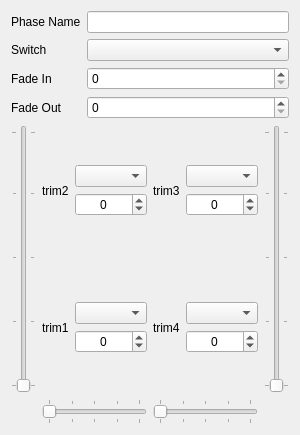
           <widget class="QWidget" name="phase8">
            <attribute name="title">
             <string>FP 8</string>
            </attribute>
            <layout class="QGridLayout" name="gridLayout_15">
             <item row="0" column="0">
              <layout class="QGridLayout" name="gridLayout_11e_6">
               <item row="0" column="2">
                <widget class="QLineEdit" name="phase8Name">
                 <property name="maxLength">
                  <number>6</number>
                 </property>
                </widget>
               </item>
               <item row="0" column="0">
                <widget class="QLabel" name="label_37b_11">
                 <property name="text">
                  <string>Phase Name</string>
                 </property>
                </widget>
               </item>
               <item row="2" column="0">
                <widget class="QLabel" name="label_38b_6">
                 <property name="text">
                  <string>Fade In</string>
                 </property>
                </widget>
               </item>
               <item row="3" column="0">
                <widget class="QLabel" name="label_39b_6">
                 <property name="text">
                  <string>Fade Out</string>
                 </property>
                </widget>
               </item>
               <item row="1" column="0">
                <widget class="QLabel" name="label_37b_12">
                 <property name="text">
                  <string>Switch</string>
                 </property>
                </widget>
               </item>
               <item row="1" column="2">
                <widget class="QComboBox" name="phase8Switch"/>
               </item>
               <item row="2" column="2">
                <widget class="QSpinBox" name="phase8FadeIn">
                 <property name="minimum">
                  <number>0</number>
                 </property>
                 <property name="maximum">
                  <number>15</number>
                 </property>
                </widget>
               </item>
               <item row="3" column="2">
                <widget class="QSpinBox" name="phase8FadeOut">
                 <property name="minimum">
                  <number>0</number>
                 </property>
                 <property name="maximum">
                  <number>15</number>
                 </property>
                </widget>
               </item>
              </layout>
             </item>
             <item row="1" column="0">
              <layout class="QGridLayout" name="gridLayout_12b_6">
               <item row="0" column="0">
                <widget class="QSlider" name="phase8Trim2Slider">
                 <property name="orientation">
                  <enum>Qt::Vertical</enum>
                 </property>
                 <property name="tickPosition">
                  <enum>QSlider::TicksBothSides</enum>
                 </property>
                 <property name="tickInterval">
                  <number>25</number>
                 </property>
                </widget>
               </item>
               <item row="0" column="3">
                <widget class="QSlider" name="phase8Trim3Slider">
                 <property name="orientation">
                  <enum>Qt::Vertical</enum>
                 </property>
                 <property name="invertedAppearance">
                  <bool>false</bool>
                 </property>
                 <property name="invertedControls">
                  <bool>false</bool>
                 </property>
                 <property name="tickPosition">
                  <enum>QSlider::TicksBothSides</enum>
                 </property>
                 <property name="tickInterval">
                  <number>25</number>
                 </property>
                </widget>
               </item>
               <item row="2" column="2">
                <widget class="QSlider" name="phase8Trim4Slider">
                 <property name="orientation">
                  <enum>Qt::Horizontal</enum>
                 </property>
                 <property name="tickPosition">
                  <enum>QSlider::TicksBothSides</enum>
                 </property>
                 <property name="tickInterval">
                  <number>25</number>
                 </property>
                </widget>
               </item>
               <item row="2" column="1">
                <widget class="QSlider" name="phase8Trim1Slider">
                 <property name="orientation">
                  <enum>Qt::Horizontal</enum>
                 </property>
                 <property name="tickPosition">
                  <enum>QSlider::TicksBothSides</enum>
                 </property>
                 <property name="tickInterval">
                  <number>25</number>
                 </property>
                </widget>
               </item>
               <item row="0" column="1">
                <layout class="QGridLayout" name="gridLayout_14b_6" columnstretch="0,1">
                 <item row="1" column="0">
                  <widget class="QLabel" name="phase8Trim1Label">
                   <property name="text">
                    <string>trim1</string>
                   </property>
                  </widget>
                 </item>
                 <item row="0" column="0">
                  <widget class="QLabel" name="phase8Trim2Label">
                   <property name="text">
                    <string>trim2</string>
                   </property>
                  </widget>
                 </item>
                 <item row="0" column="1">
                  <layout class="QVBoxLayout" name="verticalLayout_5a_6">
                   <item>
                    <spacer name="verticalSpacer_3a_6">
                     <property name="orientation">
                      <enum>Qt::Vertical</enum>
                     </property>
                     <property name="sizeHint" stdset="0">
                      <size>
                       <width>20</width>
                       <height>40</height>
                      </size>
                     </property>
                    </spacer>
                   </item>
                   <item>
                    <widget class="QComboBox" name="phase8Trim2Use"/>
                   </item>
                   <item>
                    <widget class="QSpinBox" name="phase8Trim2Value">
                     <property name="alignment">
                      <set>Qt::AlignCenter</set>
                     </property>
                     <property name="accelerated">
                      <bool>true</bool>
                     </property>
                     <property name="minimum">
                      <number>-896</number>
                     </property>
                     <property name="maximum">
                      <number>896</number>
                     </property>
                    </widget>
                   </item>
                   <item>
                    <spacer name="verticalSpacer_4c_6">
                     <property name="orientation">
                      <enum>Qt::Vertical</enum>
                     </property>
                     <property name="sizeHint" stdset="0">
                      <size>
                       <width>20</width>
                       <height>40</height>
                      </size>
                     </property>
                    </spacer>
                   </item>
                  </layout>
                 </item>
                 <item row="1" column="1">
                  <layout class="QVBoxLayout" name="verticalLayout_6d_6">
                   <item>
                    <spacer name="verticalSpacer_5d_6">
                     <property name="orientation">
                      <enum>Qt::Vertical</enum>
                     </property>
                     <property name="sizeHint" stdset="0">
                      <size>
                       <width>20</width>
                       <height>40</height>
                      </size>
                     </property>
                    </spacer>
                   </item>
                   <item>
                    <widget class="QComboBox" name="phase8Trim1Use"/>
                   </item>
                   <item>
                    <widget class="QSpinBox" name="phase8Trim1Value">
                     <property name="alignment">
                      <set>Qt::AlignCenter</set>
                     </property>
                     <property name="accelerated">
                      <bool>true</bool>
                     </property>
                     <property name="minimum">
                      <number>-896</number>
                     </property>
                     <property name="maximum">
                      <number>896</number>
                     </property>
                    </widget>
                   </item>
                   <item>
                    <spacer name="verticalSpacer_6d_6">
                     <property name="orientation">
                      <enum>Qt::Vertical</enum>
                     </property>
                     <property name="sizeHint" stdset="0">
                      <size>
                       <width>20</width>
                       <height>40</height>
                      </size>
                     </property>
                    </spacer>
                   </item>
                  </layout>
                 </item>
                </layout>
               </item>
               <item row="0" column="2">
                <layout class="QGridLayout" name="gridLayout_15b_6" columnstretch="0,1">
                 <item row="1" column="0">
                  <widget class="QLabel" name="phase8Trim4Label">
                   <property name="text">
                    <string>trim4</string>
                   </property>
                  </widget>
                 </item>
                 <item row="0" column="0">
                  <widget class="QLabel" name="phase8Trim3Label">
                   <property name="text">
                    <string>trim3</string>
                   </property>
                  </widget>
                 </item>
                 <item row="0" column="1">
                  <layout class="QVBoxLayout" name="verticalLayout_7d_6">
                   <item>
                    <spacer name="verticalSpacer_7d_6">
                     <property name="orientation">
                      <enum>Qt::Vertical</enum>
                     </property>
                     <property name="sizeHint" stdset="0">
                      <size>
                       <width>20</width>
                       <height>40</height>
                      </size>
                     </property>
                    </spacer>
                   </item>
                   <item>
                    <widget class="QComboBox" name="phase8Trim3Use"/>
                   </item>
                   <item>
                    <widget class="QSpinBox" name="phase8Trim3Value">
                     <property name="alignment">
                      <set>Qt::AlignCenter</set>
                     </property>
                     <property name="accelerated">
                      <bool>true</bool>
                     </property>
                     <property name="minimum">
                      <number>-896</number>
                     </property>
                     <property name="maximum">
                      <number>896</number>
                     </property>
                    </widget>
                   </item>
                   <item>
                    <spacer name="verticalSpacer_8a_6">
                     <property name="orientation">
                      <enum>Qt::Vertical</enum>
                     </property>
                     <property name="sizeHint" stdset="0">
                      <size>
                       <width>20</width>
                       <height>40</height>
                      </size>
                     </property>
                    </spacer>
                   </item>
                  </layout>
                 </item>
                 <item row="1" column="1">
                  <layout class="QVBoxLayout" name="verticalLayout_8b_6">
                   <item>
                    <spacer name="verticalSpacer_9b_6">
                     <property name="orientation">
                      <enum>Qt::Vertical</enum>
                     </property>
                     <property name="sizeHint" stdset="0">
                      <size>
                       <width>20</width>
                       <height>40</height>
                      </size>
                     </property>
                    </spacer>
                   </item>
                   <item>
                    <widget class="QComboBox" name="phase8Trim4Use"/>
                   </item>
                   <item>
                    <widget class="QSpinBox" name="phase8Trim4Value">
                     <property name="alignment">
                      <set>Qt::AlignCenter</set>
                     </property>
                     <property name="accelerated">
                      <bool>true</bool>
                     </property>
                     <property name="minimum">
                      <number>-896</number>
                     </property>
                     <property name="maximum">
                      <number>896</number>
                     </property>
                    </widget>
                   </item>
                   <item>
                    <spacer name="verticalSpacer_10a_6">
                     <property name="orientation">
                      <enum>Qt::Vertical</enum>
                     </property>
                     <property name="sizeHint" stdset="0">
                      <size>
                       <width>20</width>
                       <height>40</height>
                      </size>
                     </property>
                    </spacer>
                   </item>
                  </layout>
                 </item>
                </layout>
               </item>
              </layout>
             </item>
            </layout>
           </widget>
